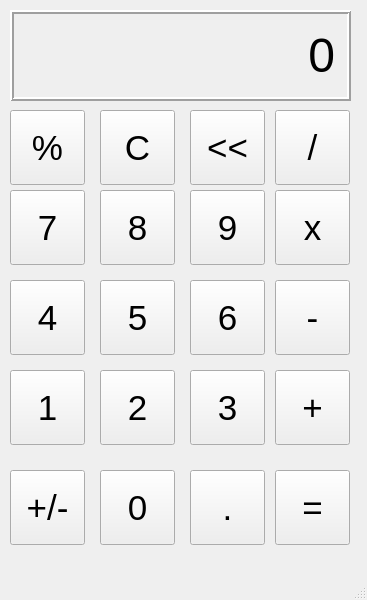
<?xml version="1.0" encoding="UTF-8"?>
<ui version="4.0">
 <class>MainWindow</class>
 <widget class="QMainWindow" name="MainWindow">
  <property name="geometry">
   <rect>
    <x>0</x>
    <y>0</y>
    <width>367</width>
    <height>600</height>
   </rect>
  </property>
  <property name="windowTitle">
   <string>CalculatorSem</string>
  </property>
  <widget class="QWidget" name="centralwidget">
   <widget class="QLabel" name="outputLabel">
    <property name="geometry">
     <rect>
      <x>10</x>
      <y>10</y>
      <width>341</width>
      <height>91</height>
     </rect>
    </property>
    <property name="font">
     <font>
      <pointsize>36</pointsize>
     </font>
    </property>
    <property name="frameShape">
     <enum>QFrame::Box</enum>
    </property>
    <property name="frameShadow">
     <enum>QFrame::Raised</enum>
    </property>
    <property name="lineWidth">
     <number>2</number>
    </property>
    <property name="text">
     <string>0</string>
    </property>
    <property name="alignment">
     <set>Qt::AlignRight|Qt::AlignTrailing|Qt::AlignVCenter</set>
    </property>
    <property name="margin">
     <number>10</number>
    </property>
   </widget>
   <widget class="QPushButton" name="percentButton">
    <property name="geometry">
     <rect>
      <x>10</x>
      <y>110</y>
      <width>75</width>
      <height>75</height>
     </rect>
    </property>
    <property name="font">
     <font>
      <pointsize>26</pointsize>
     </font>
    </property>
    <property name="text">
     <string>%</string>
    </property>
   </widget>
   <widget class="QPushButton" name="cButton">
    <property name="geometry">
     <rect>
      <x>100</x>
      <y>110</y>
      <width>75</width>
      <height>75</height>
     </rect>
    </property>
    <property name="font">
     <font>
      <pointsize>26</pointsize>
     </font>
    </property>
    <property name="text">
     <string>C</string>
    </property>
   </widget>
   <widget class="QPushButton" name="divideButton">
    <property name="geometry">
     <rect>
      <x>275</x>
      <y>110</y>
      <width>75</width>
      <height>75</height>
     </rect>
    </property>
    <property name="font">
     <font>
      <pointsize>26</pointsize>
     </font>
    </property>
    <property name="text">
     <string>/</string>
    </property>
   </widget>
   <widget class="QPushButton" name="arrowButton">
    <property name="geometry">
     <rect>
      <x>190</x>
      <y>110</y>
      <width>75</width>
      <height>75</height>
     </rect>
    </property>
    <property name="font">
     <font>
      <pointsize>26</pointsize>
     </font>
    </property>
    <property name="text">
     <string>&lt;&lt;</string>
    </property>
   </widget>
   <widget class="QPushButton" name="multiplyButton">
    <property name="geometry">
     <rect>
      <x>275</x>
      <y>190</y>
      <width>75</width>
      <height>75</height>
     </rect>
    </property>
    <property name="font">
     <font>
      <pointsize>26</pointsize>
     </font>
    </property>
    <property name="text">
     <string>x</string>
    </property>
   </widget>
   <widget class="QPushButton" name="eightButton">
    <property name="geometry">
     <rect>
      <x>100</x>
      <y>190</y>
      <width>75</width>
      <height>75</height>
     </rect>
    </property>
    <property name="font">
     <font>
      <pointsize>26</pointsize>
     </font>
    </property>
    <property name="text">
     <string>8</string>
    </property>
   </widget>
   <widget class="QPushButton" name="nineButton">
    <property name="geometry">
     <rect>
      <x>190</x>
      <y>190</y>
      <width>75</width>
      <height>75</height>
     </rect>
    </property>
    <property name="font">
     <font>
      <pointsize>26</pointsize>
     </font>
    </property>
    <property name="text">
     <string>9</string>
    </property>
   </widget>
   <widget class="QPushButton" name="sevenButton">
    <property name="geometry">
     <rect>
      <x>10</x>
      <y>190</y>
      <width>75</width>
      <height>75</height>
     </rect>
    </property>
    <property name="font">
     <font>
      <pointsize>26</pointsize>
     </font>
    </property>
    <property name="text">
     <string>7</string>
    </property>
   </widget>
   <widget class="QPushButton" name="sixButton">
    <property name="geometry">
     <rect>
      <x>190</x>
      <y>280</y>
      <width>75</width>
      <height>75</height>
     </rect>
    </property>
    <property name="font">
     <font>
      <pointsize>26</pointsize>
     </font>
    </property>
    <property name="text">
     <string>6</string>
    </property>
   </widget>
   <widget class="QPushButton" name="fourButton">
    <property name="geometry">
     <rect>
      <x>10</x>
      <y>280</y>
      <width>75</width>
      <height>75</height>
     </rect>
    </property>
    <property name="font">
     <font>
      <pointsize>26</pointsize>
     </font>
    </property>
    <property name="text">
     <string>4</string>
    </property>
   </widget>
   <widget class="QPushButton" name="fiveButton">
    <property name="geometry">
     <rect>
      <x>100</x>
      <y>280</y>
      <width>75</width>
      <height>75</height>
     </rect>
    </property>
    <property name="font">
     <font>
      <pointsize>26</pointsize>
     </font>
    </property>
    <property name="text">
     <string>5</string>
    </property>
   </widget>
   <widget class="QPushButton" name="oneButton">
    <property name="geometry">
     <rect>
      <x>10</x>
      <y>370</y>
      <width>75</width>
      <height>75</height>
     </rect>
    </property>
    <property name="font">
     <font>
      <pointsize>26</pointsize>
     </font>
    </property>
    <property name="text">
     <string>1</string>
    </property>
   </widget>
   <widget class="QPushButton" name="minusButton">
    <property name="geometry">
     <rect>
      <x>275</x>
      <y>280</y>
      <width>75</width>
      <height>75</height>
     </rect>
    </property>
    <property name="font">
     <font>
      <pointsize>26</pointsize>
     </font>
    </property>
    <property name="text">
     <string>-</string>
    </property>
   </widget>
   <widget class="QPushButton" name="twoButton">
    <property name="geometry">
     <rect>
      <x>100</x>
      <y>370</y>
      <width>75</width>
      <height>75</height>
     </rect>
    </property>
    <property name="font">
     <font>
      <pointsize>26</pointsize>
     </font>
    </property>
    <property name="text">
     <string>2</string>
    </property>
   </widget>
   <widget class="QPushButton" name="addButton">
    <property name="geometry">
     <rect>
      <x>275</x>
      <y>370</y>
      <width>75</width>
      <height>75</height>
     </rect>
    </property>
    <property name="font">
     <font>
      <pointsize>26</pointsize>
     </font>
    </property>
    <property name="text">
     <string>+</string>
    </property>
   </widget>
   <widget class="QPushButton" name="threeButton">
    <property name="geometry">
     <rect>
      <x>190</x>
      <y>370</y>
      <width>75</width>
      <height>75</height>
     </rect>
    </property>
    <property name="font">
     <font>
      <pointsize>26</pointsize>
     </font>
    </property>
    <property name="text">
     <string>3</string>
    </property>
   </widget>
   <widget class="QPushButton" name="decimalButton">
    <property name="geometry">
     <rect>
      <x>190</x>
      <y>470</y>
      <width>75</width>
      <height>75</height>
     </rect>
    </property>
    <property name="font">
     <font>
      <pointsize>26</pointsize>
     </font>
    </property>
    <property name="text">
     <string>.</string>
    </property>
   </widget>
   <widget class="QPushButton" name="zeroButton">
    <property name="geometry">
     <rect>
      <x>100</x>
      <y>470</y>
      <width>75</width>
      <height>75</height>
     </rect>
    </property>
    <property name="font">
     <font>
      <pointsize>26</pointsize>
     </font>
    </property>
    <property name="text">
     <string>0</string>
    </property>
   </widget>
   <widget class="QPushButton" name="plusminusButton">
    <property name="geometry">
     <rect>
      <x>10</x>
      <y>470</y>
      <width>75</width>
      <height>75</height>
     </rect>
    </property>
    <property name="font">
     <font>
      <pointsize>26</pointsize>
     </font>
    </property>
    <property name="text">
     <string>+/-</string>
    </property>
   </widget>
   <widget class="QPushButton" name="equalButton">
    <property name="geometry">
     <rect>
      <x>275</x>
      <y>470</y>
      <width>75</width>
      <height>75</height>
     </rect>
    </property>
    <property name="font">
     <font>
      <pointsize>26</pointsize>
     </font>
    </property>
    <property name="text">
     <string>=</string>
    </property>
   </widget>
  </widget>
  <widget class="QMenuBar" name="menubar">
   <property name="geometry">
    <rect>
     <x>0</x>
     <y>0</y>
     <width>367</width>
     <height>26</height>
    </rect>
   </property>
  </widget>
  <widget class="QStatusBar" name="statusbar"/>
 </widget>
 <resources/>
 <connections/>
</ui>
